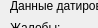
          <widget class="QWidget" name="page_1">
           <property name="geometry">
            <rect>
             <x>0</x>
             <y>0</y>
             <width>98</width>
             <height>28</height>
            </rect>
           </property>
           <attribute name="label">
            <string>Анамнез стр. 1</string>
           </attribute>
           <widget class="QWidget" name="layoutWidget">
            <property name="geometry">
             <rect>
              <x>10</x>
              <y>-5</y>
              <width>363</width>
              <height>391</height>
             </rect>
            </property>
            <layout class="QVBoxLayout" name="verticalLayoutAnamnez1">
             <property name="spacing">
              <number>0</number>
             </property>
             <item>
              <layout class="QHBoxLayout" name="horizontalLayout_12">
               <item>
                <widget class="QLabel" name="label_5">
                 <property name="sizePolicy">
                  <sizepolicy hsizetype="Preferred" vsizetype="Fixed">
                   <horstretch>0</horstretch>
                   <verstretch>21</verstretch>
                  </sizepolicy>
                 </property>
                 <property name="text">
                  <string>Данные датированы</string>
                 </property>
                </widget>
               </item>
               <item>
                <widget class="QDateEdit" name="dateSince">
                 <property name="displayFormat">
                  <string>dd.MM.yyyy</string>
                 </property>
                </widget>
               </item>
              </layout>
             </item>
             <item>
              <widget class="QLabel" name="label_7">
               <property name="text">
                <string>Жалобы:</string>
               </property>
              </widget>
             </item>
             <item>
              <widget class="QTextEdit" name="textComplaint">
               <property name="sizePolicy">
                <sizepolicy hsizetype="Expanding" vsizetype="Fixed">
                 <horstretch>0</horstretch>
                 <verstretch>84</verstretch>
                </sizepolicy>
               </property>
               <property name="minimumSize">
                <size>
                 <width>0</width>
                 <height>84</height>
                </size>
               </property>
               <property name="maximumSize">
                <size>
                 <width>16777215</width>
                 <height>84</height>
                </size>
               </property>
              </widget>
             </item>
             <item>
              <widget class="QLabel" name="label_8">
               <property name="text">
                <string>Анамнез заболевания:</string>
               </property>
              </widget>
             </item>
             <item>
              <widget class="QTextEdit" name="textAnDis">
               <property name="sizePolicy">
                <sizepolicy hsizetype="Expanding" vsizetype="Fixed">
                 <horstretch>0</horstretch>
                 <verstretch>100</verstretch>
                </sizepolicy>
               </property>
               <property name="minimumSize">
                <size>
                 <width>0</width>
                 <height>100</height>
                </size>
               </property>
               <property name="maximumSize">
                <size>
                 <width>16777215</width>
                 <height>100</height>
                </size>
               </property>
              </widget>
             </item>
             <item>
              <widget class="QLabel" name="label_9">
               <property name="text">
                <string>Анамнез жизни:</string>
               </property>
              </widget>
             </item>
             <item>
              <widget class="QTextEdit" name="textAnLi">
               <property name="sizePolicy">
                <sizepolicy hsizetype="Expanding" vsizetype="Fixed">
                 <horstretch>0</horstretch>
                 <verstretch>42</verstretch>
                </sizepolicy>
               </property>
               <property name="minimumSize">
                <size>
                 <width>0</width>
                 <height>42</height>
                </size>
               </property>
               <property name="maximumSize">
                <size>
                 <width>16777215</width>
                 <height>42</height>
                </size>
               </property>
              </widget>
             </item>
             <item>
              <widget class="QLabel" name="label_32">
               <property name="sizePolicy">
                <sizepolicy hsizetype="Preferred" vsizetype="Fixed">
                 <horstretch>0</horstretch>
                 <verstretch>0</verstretch>
                </sizepolicy>
               </property>
               <property name="minimumSize">
                <size>
                 <width>0</width>
                 <height>21</height>
                </size>
               </property>
               <property name="text">
                <string>Туберкулез, венерические болезни, вирусный гепатит:</string>
               </property>
               <property name="alignment">
                <set>Qt::AlignCenter</set>
               </property>
              </widget>
             </item>
             <item>
              <widget class="QLineEdit" name="lineVen">
               <property name="minimumSize">
                <size>
                 <width>0</width>
                 <height>21</height>
                </size>
               </property>
              </widget>
             </item>
             <item>
              <widget class="QLabel" name="label_33">
               <property name="sizePolicy">
                <sizepolicy hsizetype="Preferred" vsizetype="Fixed">
                 <horstretch>0</horstretch>
                 <verstretch>0</verstretch>
                </sizepolicy>
               </property>
               <property name="minimumSize">
                <size>
                 <width>0</width>
                 <height>21</height>
                </size>
               </property>
               <property name="text">
                <string>Аллергологический анамнез:</string>
               </property>
               <property name="alignment">
                <set>Qt::AlignLeading|Qt::AlignLeft|Qt::AlignVCenter</set>
               </property>
              </widget>
             </item>
             <item>
              <widget class="QLineEdit" name="lineAler">
               <property name="minimumSize">
                <size>
                 <width>0</width>
                 <height>21</height>
                </size>
               </property>
              </widget>
             </item>
            </layout>
           </widget>
          </widget>
